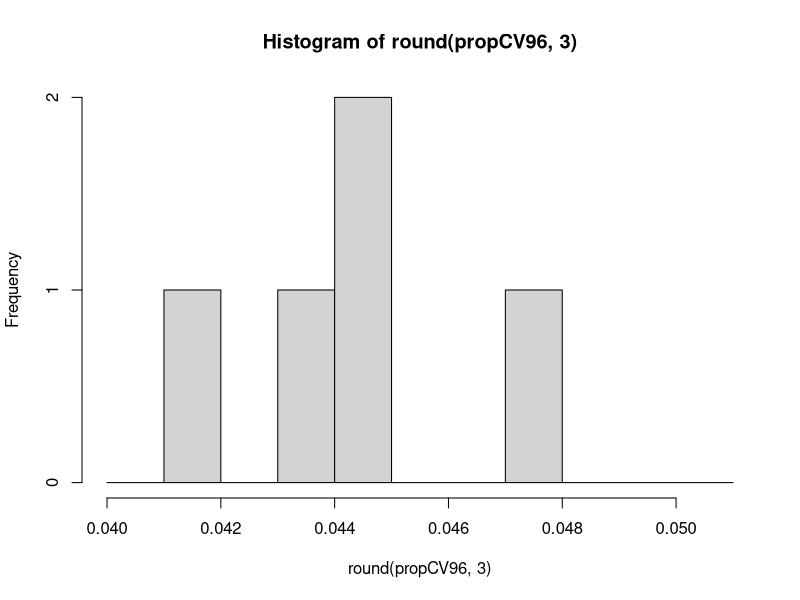
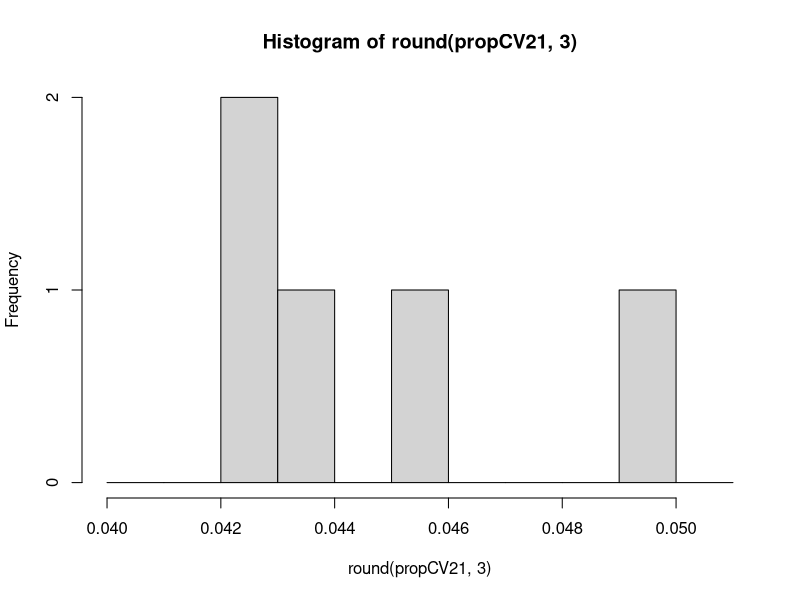
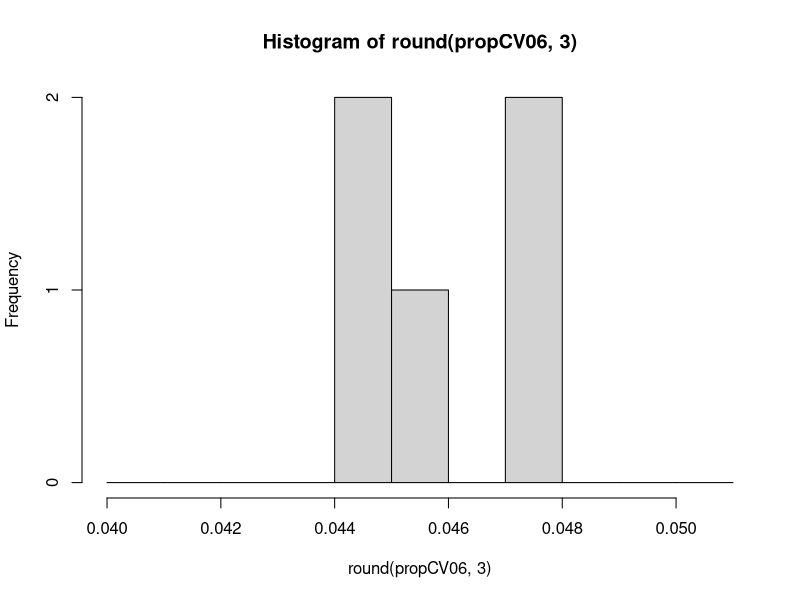
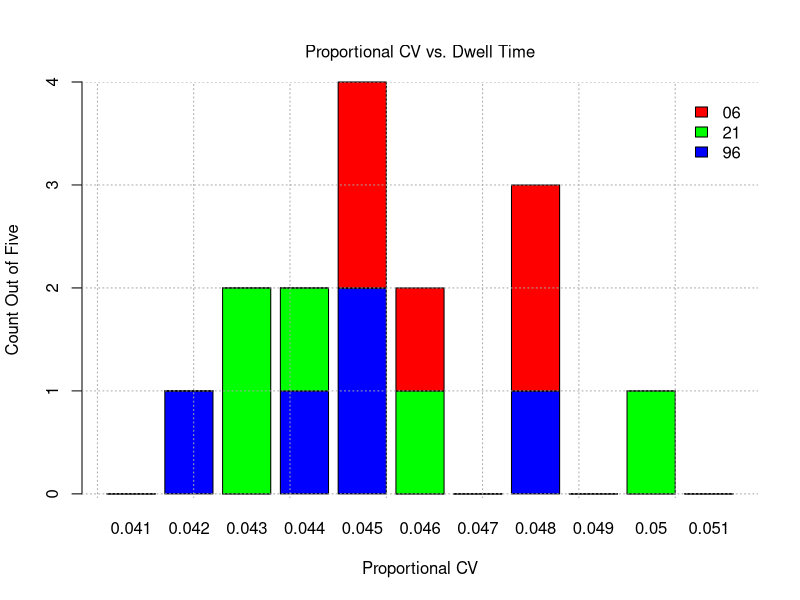

Here is the R script that generated these plots, in order:
# Naloxone d5 Proportional Noise CV vs Dwell Time.R
#   ..\Project 66 - Flow Injection\R SRM\Flow Injection
# Author: Fred Lytle
# Last edit: 7/19/2022
rm(list=ls())

propCV96 <- c(0.04150306,0.04493080,0.04397789,0.04451547,0.04772897)
propCV21 <- c(0.04312719,0.04343089,0.04443251,0.04644427,0.04955814)
propCV06 <- c(0.04467535,0.04608802,0.04526295,0.04812809,0.04826732)

breaks <- seq(0.040,0.051,0.001)
h96 <- hist(round(propCV96,3),breaks=breaks)
h21 <- hist(round(propCV21,3),breaks=breaks)
h06 <- hist(round(propCV06,3),breaks=breaks)
heightMat <- rbind(h96$counts,h21$counts,h06$counts)
colnames(heightMat) <- c(as.character(h96$mids+0.0005))
barplot(height=heightMat,beside=FALSE,legend.text=c('96','21','06'),
        col=c('blue','green','red'),main='\nProportional CV vs. Dwell Time',
        font.main=1,cex.main=1,args.legend=list(bty='n'),
        xlab='Proportional CV',ylab='Count Out of Five')
grid(col='darkgray')
